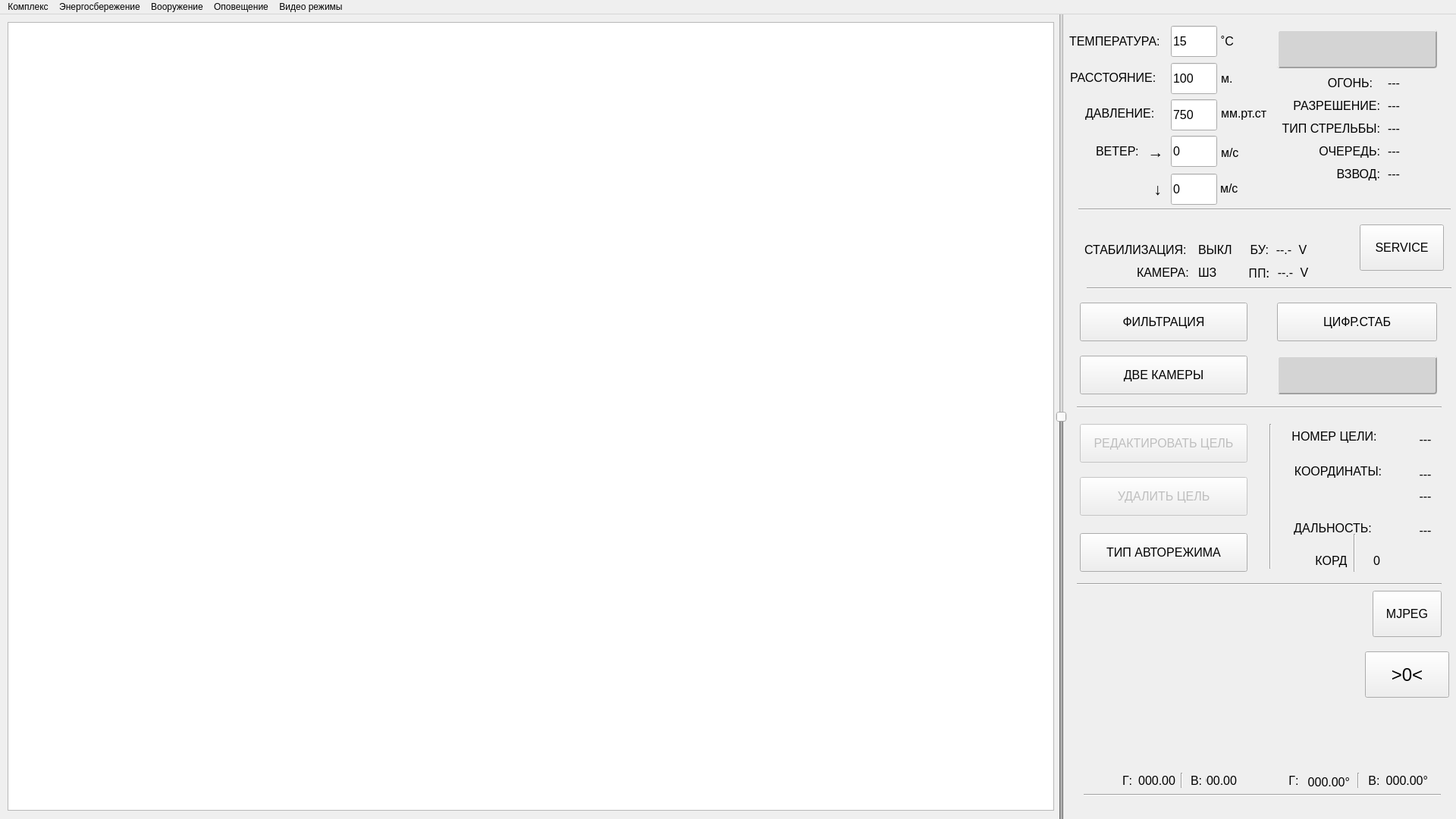
<?xml version="1.0" encoding="UTF-8"?>
<ui version="4.0">
 <class>MainWindow</class>
 <widget class="QMainWindow" name="MainWindow">
  <property name="windowModality">
   <enum>Qt::WindowModal</enum>
  </property>
  <property name="enabled">
   <bool>true</bool>
  </property>
  <property name="geometry">
   <rect>
    <x>0</x>
    <y>0</y>
    <width>1920</width>
    <height>1080</height>
   </rect>
  </property>
  <property name="contextMenuPolicy">
   <enum>Qt::NoContextMenu</enum>
  </property>
  <property name="acceptDrops">
   <bool>false</bool>
  </property>
  <property name="windowTitle">
   <string>МБДУ</string>
  </property>
  <property name="statusTip">
   <string/>
  </property>
  <property name="autoFillBackground">
   <bool>false</bool>
  </property>
  <property name="styleSheet">
   <string notr="true">QWidget#widget{
     border-style: solid;
     border-width: 1px;
     border-radius: 10px;
	 border-color: rgb(205, 205, 205);
     padding: 6px;
 }
QGroupBox {
     border-style: solid;
     border-width: 1px;
     border-radius: 10px;
	 border-color: rgb(205, 205, 205);
     padding: 6px;
 }
QListView{
     border-style: solid;
     border-width: 1px;
     border-radius: 10px;
	 border-color: rgb(205, 205, 205);
     padding: 6px;
 }</string>
  </property>
  <property name="toolButtonStyle">
   <enum>Qt::ToolButtonTextUnderIcon</enum>
  </property>
  <property name="animated">
   <bool>false</bool>
  </property>
  <property name="documentMode">
   <bool>false</bool>
  </property>
  <property name="tabShape">
   <enum>QTabWidget::Triangular</enum>
  </property>
  <property name="dockNestingEnabled">
   <bool>false</bool>
  </property>
  <property name="unifiedTitleAndToolBarOnMac">
   <bool>true</bool>
  </property>
  <widget class="QWidget" name="centralWidget">
   <widget class="QSlider" name="verticalAngleSlider">
    <property name="enabled">
     <bool>false</bool>
    </property>
    <property name="geometry">
     <rect>
      <x>1385</x>
      <y>-20</y>
      <width>29</width>
      <height>1101</height>
     </rect>
    </property>
    <property name="cursor">
     <cursorShape>ArrowCursor</cursorShape>
    </property>
    <property name="autoFillBackground">
     <bool>false</bool>
    </property>
    <property name="styleSheet">
     <string notr="true">QSlider#verticalSlider{
	color: rgb(255, 255, 255);
}</string>
    </property>
    <property name="minimum">
     <number>-2000</number>
    </property>
    <property name="maximum">
     <number>6000</number>
    </property>
    <property name="pageStep">
     <number>1</number>
    </property>
    <property name="value">
     <number>2000</number>
    </property>
    <property name="sliderPosition">
     <number>2000</number>
    </property>
    <property name="tracking">
     <bool>true</bool>
    </property>
    <property name="orientation">
     <enum>Qt::Vertical</enum>
    </property>
    <property name="tickPosition">
     <enum>QSlider::NoTicks</enum>
    </property>
   </widget>
   <widget class="QListWidget" name="LogWidget">
    <property name="geometry">
     <rect>
      <x>20</x>
      <y>870</y>
      <width>221</width>
      <height>161</height>
     </rect>
    </property>
    <property name="focusPolicy">
     <enum>Qt::ClickFocus</enum>
    </property>
    <property name="selectionMode">
     <enum>QAbstractItemView::SingleSelection</enum>
    </property>
    <property name="viewMode">
     <enum>QListView::ListMode</enum>
    </property>
    <property name="selectionRectVisible">
     <bool>false</bool>
    </property>
   </widget>
   <widget class="QLabel" name="rotatingPlatformVoltageLabel">
    <property name="geometry">
     <rect>
      <x>1643</x>
      <y>330</y>
      <width>31</width>
      <height>20</height>
     </rect>
    </property>
    <property name="font">
     <font>
      <family>Sans</family>
      <pointsize>12</pointsize>
     </font>
    </property>
    <property name="text">
     <string>ПП:</string>
    </property>
    <property name="alignment">
     <set>Qt::AlignRight|Qt::AlignTrailing|Qt::AlignVCenter</set>
    </property>
   </widget>
   <widget class="QLabel" name="powerSupplyInfo">
    <property name="geometry">
     <rect>
      <x>1740</x>
      <y>304</y>
      <width>41</width>
      <height>41</height>
     </rect>
    </property>
    <property name="font">
     <font>
      <pointsize>7</pointsize>
     </font>
    </property>
    <property name="text">
     <string/>
    </property>
    <property name="alignment">
     <set>Qt::AlignCenter</set>
    </property>
   </widget>
   <widget class="QLabel" name="controlUnitVoltageLabel">
    <property name="geometry">
     <rect>
      <x>1642</x>
      <y>300</y>
      <width>31</width>
      <height>20</height>
     </rect>
    </property>
    <property name="font">
     <font>
      <pointsize>12</pointsize>
     </font>
    </property>
    <property name="text">
     <string>БУ:</string>
    </property>
    <property name="alignment">
     <set>Qt::AlignRight|Qt::AlignTrailing|Qt::AlignVCenter</set>
    </property>
   </widget>
   <widget class="Line" name="line_3">
    <property name="geometry">
     <rect>
      <x>1674</x>
      <y>540</y>
      <width>3</width>
      <height>191</height>
     </rect>
    </property>
    <property name="orientation">
     <enum>Qt::Vertical</enum>
    </property>
   </widget>
   <widget class="QLabel" name="fireLabel">
    <property name="geometry">
     <rect>
      <x>1720</x>
      <y>80</y>
      <width>90</width>
      <height>20</height>
     </rect>
    </property>
    <property name="font">
     <font>
      <pointsize>12</pointsize>
     </font>
    </property>
    <property name="text">
     <string>ОГОНЬ:</string>
    </property>
    <property name="alignment">
     <set>Qt::AlignRight|Qt::AlignTrailing|Qt::AlignVCenter</set>
    </property>
   </widget>
   <widget class="QLabel" name="fire">
    <property name="geometry">
     <rect>
      <x>1830</x>
      <y>80</y>
      <width>71</width>
      <height>20</height>
     </rect>
    </property>
    <property name="font">
     <font>
      <pointsize>12</pointsize>
     </font>
    </property>
    <property name="text">
     <string>---</string>
    </property>
   </widget>
   <widget class="QLabel" name="fireResolutionLabel">
    <property name="geometry">
     <rect>
      <x>1689</x>
      <y>110</y>
      <width>131</width>
      <height>20</height>
     </rect>
    </property>
    <property name="font">
     <font>
      <pointsize>12</pointsize>
     </font>
    </property>
    <property name="text">
     <string>РАЗРЕШЕНИЕ:</string>
    </property>
    <property name="alignment">
     <set>Qt::AlignRight|Qt::AlignTrailing|Qt::AlignVCenter</set>
    </property>
   </widget>
   <widget class="QLabel" name="fireTypeLabel">
    <property name="geometry">
     <rect>
      <x>1689</x>
      <y>140</y>
      <width>131</width>
      <height>20</height>
     </rect>
    </property>
    <property name="font">
     <font>
      <pointsize>12</pointsize>
     </font>
    </property>
    <property name="text">
     <string>ТИП СТРЕЛЬБЫ:</string>
    </property>
    <property name="alignment">
     <set>Qt::AlignRight|Qt::AlignTrailing|Qt::AlignVCenter</set>
    </property>
   </widget>
   <widget class="QLabel" name="burstTypeLabel">
    <property name="geometry">
     <rect>
      <x>1730</x>
      <y>170</y>
      <width>90</width>
      <height>20</height>
     </rect>
    </property>
    <property name="font">
     <font>
      <pointsize>12</pointsize>
     </font>
    </property>
    <property name="text">
     <string>ОЧЕРЕДЬ:</string>
    </property>
    <property name="alignment">
     <set>Qt::AlignRight|Qt::AlignTrailing|Qt::AlignVCenter</set>
    </property>
   </widget>
   <widget class="QLabel" name="cockingLabel">
    <property name="geometry">
     <rect>
      <x>1730</x>
      <y>200</y>
      <width>90</width>
      <height>20</height>
     </rect>
    </property>
    <property name="font">
     <font>
      <pointsize>12</pointsize>
     </font>
    </property>
    <property name="text">
     <string>ВЗВОД:</string>
    </property>
    <property name="alignment">
     <set>Qt::AlignRight|Qt::AlignTrailing|Qt::AlignVCenter</set>
    </property>
   </widget>
   <widget class="QLabel" name="fireResolution">
    <property name="geometry">
     <rect>
      <x>1830</x>
      <y>110</y>
      <width>71</width>
      <height>20</height>
     </rect>
    </property>
    <property name="font">
     <font>
      <pointsize>12</pointsize>
     </font>
    </property>
    <property name="text">
     <string>---</string>
    </property>
   </widget>
   <widget class="QLabel" name="fireType">
    <property name="geometry">
     <rect>
      <x>1830</x>
      <y>140</y>
      <width>71</width>
      <height>20</height>
     </rect>
    </property>
    <property name="font">
     <font>
      <pointsize>12</pointsize>
     </font>
    </property>
    <property name="text">
     <string>---</string>
    </property>
   </widget>
   <widget class="QLabel" name="burstType">
    <property name="geometry">
     <rect>
      <x>1830</x>
      <y>170</y>
      <width>71</width>
      <height>20</height>
     </rect>
    </property>
    <property name="font">
     <font>
      <pointsize>12</pointsize>
     </font>
    </property>
    <property name="text">
     <string>---</string>
    </property>
   </widget>
   <widget class="QLabel" name="cocking">
    <property name="geometry">
     <rect>
      <x>1830</x>
      <y>200</y>
      <width>71</width>
      <height>20</height>
     </rect>
    </property>
    <property name="font">
     <font>
      <pointsize>12</pointsize>
     </font>
    </property>
    <property name="text">
     <string>---</string>
    </property>
   </widget>
   <widget class="QLabel" name="horizontalSpeed">
    <property name="geometry">
     <rect>
      <x>1500</x>
      <y>1000</y>
      <width>50</width>
      <height>20</height>
     </rect>
    </property>
    <property name="font">
     <font>
      <pointsize>12</pointsize>
     </font>
    </property>
    <property name="text">
     <string>000.00</string>
    </property>
    <property name="alignment">
     <set>Qt::AlignRight|Qt::AlignTrailing|Qt::AlignVCenter</set>
    </property>
   </widget>
   <widget class="QLabel" name="verticalSpeed">
    <property name="geometry">
     <rect>
      <x>1590</x>
      <y>1000</y>
      <width>41</width>
      <height>20</height>
     </rect>
    </property>
    <property name="font">
     <font>
      <pointsize>12</pointsize>
     </font>
    </property>
    <property name="text">
     <string>000.00</string>
    </property>
    <property name="alignment">
     <set>Qt::AlignRight|Qt::AlignTrailing|Qt::AlignVCenter</set>
    </property>
   </widget>
   <widget class="QPushButton" name="deleteAimButton">
    <property name="enabled">
     <bool>false</bool>
    </property>
    <property name="geometry">
     <rect>
      <x>1424</x>
      <y>610</y>
      <width>221</width>
      <height>51</height>
     </rect>
    </property>
    <property name="font">
     <font>
      <pointsize>12</pointsize>
     </font>
    </property>
    <property name="locale">
     <locale language="Russian" country="Russia"/>
    </property>
    <property name="text">
     <string>УДАЛИТЬ ЦЕЛЬ</string>
    </property>
   </widget>
   <widget class="QPushButton" name="editAimButton">
    <property name="enabled">
     <bool>false</bool>
    </property>
    <property name="geometry">
     <rect>
      <x>1424</x>
      <y>540</y>
      <width>221</width>
      <height>51</height>
     </rect>
    </property>
    <property name="font">
     <font>
      <pointsize>12</pointsize>
     </font>
    </property>
    <property name="text">
     <string>РЕДАКТИРОВАТЬ ЦЕЛЬ</string>
    </property>
   </widget>
   <widget class="QPushButton" name="autoModeButton">
    <property name="geometry">
     <rect>
      <x>1424</x>
      <y>684</y>
      <width>221</width>
      <height>51</height>
     </rect>
    </property>
    <property name="font">
     <font>
      <pointsize>12</pointsize>
     </font>
    </property>
    <property name="text">
     <string>ТИП АВТОРЕЖИМА</string>
    </property>
   </widget>
   <widget class="QLabel" name="rangeLabel">
    <property name="geometry">
     <rect>
      <x>1411</x>
      <y>73</y>
      <width>121</width>
      <height>21</height>
     </rect>
    </property>
    <property name="font">
     <font>
      <pointsize>12</pointsize>
     </font>
    </property>
    <property name="text">
     <string>РАССТОЯНИЕ:</string>
    </property>
   </widget>
   <widget class="QLabel" name="temperatureLabel">
    <property name="geometry">
     <rect>
      <x>1410</x>
      <y>25</y>
      <width>121</width>
      <height>21</height>
     </rect>
    </property>
    <property name="font">
     <font>
      <pointsize>12</pointsize>
     </font>
    </property>
    <property name="text">
     <string>ТЕМПЕРАТУРА:</string>
    </property>
   </widget>
   <widget class="QLabel" name="pressureLabel">
    <property name="geometry">
     <rect>
      <x>1431</x>
      <y>118</y>
      <width>101</width>
      <height>25</height>
     </rect>
    </property>
    <property name="font">
     <font>
      <pointsize>12</pointsize>
     </font>
    </property>
    <property name="text">
     <string>ДАВЛЕНИЕ:</string>
    </property>
   </widget>
   <widget class="QLabel" name="windLabel">
    <property name="geometry">
     <rect>
      <x>1445</x>
      <y>168</y>
      <width>61</width>
      <height>25</height>
     </rect>
    </property>
    <property name="font">
     <font>
      <pointsize>12</pointsize>
     </font>
    </property>
    <property name="text">
     <string>ВЕТЕР:</string>
    </property>
   </widget>
   <widget class="QLineEdit" name="rangeInput">
    <property name="geometry">
     <rect>
      <x>1544</x>
      <y>64</y>
      <width>61</width>
      <height>41</height>
     </rect>
    </property>
    <property name="font">
     <font>
      <pointsize>12</pointsize>
     </font>
    </property>
    <property name="focusPolicy">
     <enum>Qt::ClickFocus</enum>
    </property>
    <property name="inputMask">
     <string/>
    </property>
    <property name="text">
     <string>100</string>
    </property>
   </widget>
   <widget class="QLabel" name="rangeMeasurementUnit">
    <property name="geometry">
     <rect>
      <x>1610</x>
      <y>72</y>
      <width>21</width>
      <height>25</height>
     </rect>
    </property>
    <property name="font">
     <font>
      <pointsize>12</pointsize>
     </font>
    </property>
    <property name="text">
     <string>м.</string>
    </property>
   </widget>
   <widget class="QLineEdit" name="temperatureInput">
    <property name="geometry">
     <rect>
      <x>1544</x>
      <y>15</y>
      <width>61</width>
      <height>41</height>
     </rect>
    </property>
    <property name="font">
     <font>
      <pointsize>12</pointsize>
     </font>
    </property>
    <property name="focusPolicy">
     <enum>Qt::ClickFocus</enum>
    </property>
    <property name="layoutDirection">
     <enum>Qt::LeftToRight</enum>
    </property>
    <property name="styleSheet">
     <string notr="true"/>
    </property>
    <property name="text">
     <string>15</string>
    </property>
   </widget>
   <widget class="QLabel" name="temperatureMeasurementUnit">
    <property name="geometry">
     <rect>
      <x>1610</x>
      <y>25</y>
      <width>21</width>
      <height>21</height>
     </rect>
    </property>
    <property name="font">
     <font>
      <pointsize>12</pointsize>
     </font>
    </property>
    <property name="text">
     <string>˚C</string>
    </property>
   </widget>
   <widget class="QLabel" name="pressureMeasurementUnit">
    <property name="geometry">
     <rect>
      <x>1610</x>
      <y>118</y>
      <width>64</width>
      <height>25</height>
     </rect>
    </property>
    <property name="font">
     <font>
      <pointsize>12</pointsize>
     </font>
    </property>
    <property name="text">
     <string>мм.рт.ст</string>
    </property>
   </widget>
   <widget class="QLabel" name="windXArrowLabel">
    <property name="geometry">
     <rect>
      <x>1504</x>
      <y>169</y>
      <width>40</width>
      <height>25</height>
     </rect>
    </property>
    <property name="font">
     <font>
      <pointsize>16</pointsize>
     </font>
    </property>
    <property name="text">
     <string>→</string>
    </property>
    <property name="alignment">
     <set>Qt::AlignCenter</set>
    </property>
   </widget>
   <widget class="QLabel" name="windYArrowLabel">
    <property name="geometry">
     <rect>
      <x>1516</x>
      <y>218</y>
      <width>21</width>
      <height>25</height>
     </rect>
    </property>
    <property name="font">
     <font>
      <pointsize>16</pointsize>
     </font>
    </property>
    <property name="text">
     <string>↓</string>
    </property>
    <property name="alignment">
     <set>Qt::AlignCenter</set>
    </property>
   </widget>
   <widget class="QLabel" name="windXMeasurementUnit">
    <property name="geometry">
     <rect>
      <x>1610</x>
      <y>170</y>
      <width>31</width>
      <height>25</height>
     </rect>
    </property>
    <property name="font">
     <font>
      <pointsize>12</pointsize>
     </font>
    </property>
    <property name="text">
     <string>м/с</string>
    </property>
   </widget>
   <widget class="QLabel" name="windYMeasurementUnit">
    <property name="geometry">
     <rect>
      <x>1609</x>
      <y>217</y>
      <width>31</width>
      <height>25</height>
     </rect>
    </property>
    <property name="font">
     <font>
      <pointsize>12</pointsize>
     </font>
    </property>
    <property name="text">
     <string>м/с</string>
    </property>
   </widget>
   <widget class="Line" name="line_1">
    <property name="geometry">
     <rect>
      <x>1790</x>
      <y>1000</y>
      <width>3</width>
      <height>20</height>
     </rect>
    </property>
    <property name="orientation">
     <enum>Qt::Vertical</enum>
    </property>
   </widget>
   <widget class="QLabel" name="controlUnitVoltage">
    <property name="geometry">
     <rect>
      <x>1678</x>
      <y>300</y>
      <width>30</width>
      <height>20</height>
     </rect>
    </property>
    <property name="font">
     <font>
      <pointsize>12</pointsize>
     </font>
    </property>
    <property name="text">
     <string>--.-</string>
    </property>
    <property name="alignment">
     <set>Qt::AlignCenter</set>
    </property>
   </widget>
   <widget class="QLabel" name="rotatingPlatformVoltage">
    <property name="geometry">
     <rect>
      <x>1680</x>
      <y>330</y>
      <width>30</width>
      <height>20</height>
     </rect>
    </property>
    <property name="font">
     <font>
      <pointsize>12</pointsize>
     </font>
    </property>
    <property name="text">
     <string>--.-</string>
    </property>
    <property name="alignment">
     <set>Qt::AlignCenter</set>
    </property>
   </widget>
   <widget class="QLabel" name="horizontalSpeedLabel">
    <property name="geometry">
     <rect>
      <x>1480</x>
      <y>1000</y>
      <width>20</width>
      <height>20</height>
     </rect>
    </property>
    <property name="font">
     <font>
      <pointsize>12</pointsize>
     </font>
    </property>
    <property name="text">
     <string>Г:</string>
    </property>
   </widget>
   <widget class="QLabel" name="verticalSpeedLabel">
    <property name="geometry">
     <rect>
      <x>1570</x>
      <y>1000</y>
      <width>20</width>
      <height>20</height>
     </rect>
    </property>
    <property name="font">
     <font>
      <pointsize>12</pointsize>
     </font>
    </property>
    <property name="text">
     <string>В:</string>
    </property>
   </widget>
   <widget class="Line" name="line_2">
    <property name="geometry">
     <rect>
      <x>1557</x>
      <y>1000</y>
      <width>3</width>
      <height>20</height>
     </rect>
    </property>
    <property name="orientation">
     <enum>Qt::Vertical</enum>
    </property>
   </widget>
   <widget class="QLabel" name="controlUnitVoltageMeasurementUnit">
    <property name="geometry">
     <rect>
      <x>1708</x>
      <y>300</y>
      <width>20</width>
      <height>20</height>
     </rect>
    </property>
    <property name="font">
     <font>
      <pointsize>12</pointsize>
     </font>
    </property>
    <property name="text">
     <string>V</string>
    </property>
    <property name="alignment">
     <set>Qt::AlignCenter</set>
    </property>
   </widget>
   <widget class="QLabel" name="rotatingPlatformVoltageMeasurementUnit">
    <property name="geometry">
     <rect>
      <x>1710</x>
      <y>330</y>
      <width>20</width>
      <height>20</height>
     </rect>
    </property>
    <property name="font">
     <font>
      <pointsize>12</pointsize>
     </font>
    </property>
    <property name="text">
     <string>V</string>
    </property>
    <property name="alignment">
     <set>Qt::AlignCenter</set>
    </property>
   </widget>
   <widget class="QPushButton" name="filtrButton">
    <property name="geometry">
     <rect>
      <x>1424</x>
      <y>380</y>
      <width>221</width>
      <height>51</height>
     </rect>
    </property>
    <property name="font">
     <font>
      <pointsize>12</pointsize>
     </font>
    </property>
    <property name="styleSheet">
     <string notr="true"/>
    </property>
    <property name="text">
     <string>ФИЛЬТРАЦИЯ</string>
    </property>
   </widget>
   <widget class="QPushButton" name="digitalStabilization">
    <property name="geometry">
     <rect>
      <x>1684</x>
      <y>380</y>
      <width>211</width>
      <height>51</height>
     </rect>
    </property>
    <property name="font">
     <font>
      <pointsize>12</pointsize>
     </font>
    </property>
    <property name="styleSheet">
     <string notr="true"/>
    </property>
    <property name="text">
     <string>ЦИФР.СТАБ</string>
    </property>
   </widget>
   <widget class="QPushButton" name="inversiaButton">
    <property name="geometry">
     <rect>
      <x>1684</x>
      <y>450</y>
      <width>211</width>
      <height>51</height>
     </rect>
    </property>
    <property name="styleSheet">
     <string notr="true">QPushButton#inversiaButton
{
    background-color:#D4D4D4;
	image: url(://res/images/Moon.png);
	border: 2px outset #a0a0a0;
	border-radius: 4px;
}
    QPushButton#inversiaButton:pressed
{
	background-color: #D4D4D4;
	image: url(://res/images/Moon.png);
    border: 2px inset #a0a0a0;
    border-radius: 4px;
}</string>
    </property>
    <property name="text">
     <string/>
    </property>
   </widget>
   <widget class="QPushButton" name="modePictureButton">
    <property name="geometry">
     <rect>
      <x>1424</x>
      <y>450</y>
      <width>221</width>
      <height>51</height>
     </rect>
    </property>
    <property name="font">
     <font>
      <pointsize>12</pointsize>
     </font>
    </property>
    <property name="text">
     <string>ДВЕ КАМЕРЫ</string>
    </property>
   </widget>
   <widget class="QPushButton" name="ReturnButton">
    <property name="geometry">
     <rect>
      <x>1800</x>
      <y>840</y>
      <width>111</width>
      <height>61</height>
     </rect>
    </property>
    <property name="font">
     <font>
      <pointsize>18</pointsize>
     </font>
    </property>
    <property name="text">
     <string>&gt;0&lt;</string>
    </property>
   </widget>
   <widget class="Line" name="line_4">
    <property name="geometry">
     <rect>
      <x>1429</x>
      <y>1028</y>
      <width>471</width>
      <height>3</height>
     </rect>
    </property>
    <property name="orientation">
     <enum>Qt::Horizontal</enum>
    </property>
   </widget>
   <widget class="QLabel" name="aimNumberLabel">
    <property name="geometry">
     <rect>
      <x>1694</x>
      <y>546</y>
      <width>131</width>
      <height>20</height>
     </rect>
    </property>
    <property name="font">
     <font>
      <pointsize>12</pointsize>
      <weight>50</weight>
      <italic>false</italic>
      <bold>false</bold>
     </font>
    </property>
    <property name="text">
     <string>НОМЕР ЦЕЛИ:</string>
    </property>
    <property name="alignment">
     <set>Qt::AlignCenter</set>
    </property>
   </widget>
   <widget class="QLabel" name="aimCoordinatesLabel">
    <property name="geometry">
     <rect>
      <x>1704</x>
      <y>592</y>
      <width>121</width>
      <height>20</height>
     </rect>
    </property>
    <property name="font">
     <font>
      <pointsize>12</pointsize>
      <weight>50</weight>
      <italic>false</italic>
      <bold>false</bold>
     </font>
    </property>
    <property name="text">
     <string>КООРДИНАТЫ:</string>
    </property>
    <property name="alignment">
     <set>Qt::AlignCenter</set>
    </property>
   </widget>
   <widget class="QLabel" name="aimNumber">
    <property name="geometry">
     <rect>
      <x>1844</x>
      <y>550</y>
      <width>71</width>
      <height>20</height>
     </rect>
    </property>
    <property name="font">
     <font>
      <pointsize>12</pointsize>
      <weight>50</weight>
      <italic>false</italic>
      <bold>false</bold>
     </font>
    </property>
    <property name="text">
     <string>---</string>
    </property>
    <property name="alignment">
     <set>Qt::AlignCenter</set>
    </property>
   </widget>
   <widget class="QLabel" name="aimDistanceLabel">
    <property name="geometry">
     <rect>
      <x>1697</x>
      <y>667</y>
      <width>121</width>
      <height>20</height>
     </rect>
    </property>
    <property name="font">
     <font>
      <pointsize>12</pointsize>
      <weight>50</weight>
      <italic>false</italic>
      <bold>false</bold>
     </font>
    </property>
    <property name="text">
     <string>ДАЛЬНОСТЬ:</string>
    </property>
    <property name="alignment">
     <set>Qt::AlignCenter</set>
    </property>
   </widget>
   <widget class="QLabel" name="horizontalAimCoordinate">
    <property name="geometry">
     <rect>
      <x>1844</x>
      <y>596</y>
      <width>71</width>
      <height>20</height>
     </rect>
    </property>
    <property name="font">
     <font>
      <pointsize>12</pointsize>
      <weight>50</weight>
      <italic>false</italic>
      <bold>false</bold>
     </font>
    </property>
    <property name="text">
     <string>---</string>
    </property>
    <property name="alignment">
     <set>Qt::AlignCenter</set>
    </property>
   </widget>
   <widget class="QLabel" name="verticalAimCoordinate">
    <property name="geometry">
     <rect>
      <x>1844</x>
      <y>625</y>
      <width>71</width>
      <height>20</height>
     </rect>
    </property>
    <property name="font">
     <font>
      <pointsize>12</pointsize>
      <weight>50</weight>
      <italic>false</italic>
      <bold>false</bold>
     </font>
    </property>
    <property name="text">
     <string>---</string>
    </property>
    <property name="alignment">
     <set>Qt::AlignCenter</set>
    </property>
   </widget>
   <widget class="QLabel" name="aimDistance">
    <property name="geometry">
     <rect>
      <x>1844</x>
      <y>670</y>
      <width>71</width>
      <height>20</height>
     </rect>
    </property>
    <property name="font">
     <font>
      <pointsize>12</pointsize>
      <weight>50</weight>
      <italic>false</italic>
      <bold>false</bold>
     </font>
    </property>
    <property name="text">
     <string>---</string>
    </property>
    <property name="alignment">
     <set>Qt::AlignCenter</set>
    </property>
   </widget>
   <widget class="QLabel" name="weaponType">
    <property name="geometry">
     <rect>
      <x>1730</x>
      <y>710</y>
      <width>51</width>
      <height>20</height>
     </rect>
    </property>
    <property name="font">
     <font>
      <pointsize>12</pointsize>
     </font>
    </property>
    <property name="text">
     <string>КОРД</string>
    </property>
    <property name="alignment">
     <set>Qt::AlignCenter</set>
    </property>
   </widget>
   <widget class="Line" name="line_6">
    <property name="geometry">
     <rect>
      <x>1422</x>
      <y>256</y>
      <width>491</width>
      <height>3</height>
     </rect>
    </property>
    <property name="orientation">
     <enum>Qt::Horizontal</enum>
    </property>
   </widget>
   <widget class="Line" name="line_5">
    <property name="geometry">
     <rect>
      <x>1785</x>
      <y>685</y>
      <width>3</width>
      <height>50</height>
     </rect>
    </property>
    <property name="orientation">
     <enum>Qt::Vertical</enum>
    </property>
   </widget>
   <widget class="QLabel" name="ammunition">
    <property name="geometry">
     <rect>
      <x>1790</x>
      <y>710</y>
      <width>51</width>
      <height>20</height>
     </rect>
    </property>
    <property name="font">
     <font>
      <pointsize>12</pointsize>
     </font>
    </property>
    <property name="text">
     <string>0</string>
    </property>
    <property name="alignment">
     <set>Qt::AlignCenter</set>
    </property>
   </widget>
   <widget class="QLabel" name="verticalAngle">
    <property name="geometry">
     <rect>
      <x>1822</x>
      <y>1000</y>
      <width>61</width>
      <height>21</height>
     </rect>
    </property>
    <property name="font">
     <font>
      <pointsize>12</pointsize>
     </font>
    </property>
    <property name="text">
     <string>000.00°</string>
    </property>
    <property name="alignment">
     <set>Qt::AlignRight|Qt::AlignTrailing|Qt::AlignVCenter</set>
    </property>
   </widget>
   <widget class="QLabel" name="horizontalAngleLabel">
    <property name="geometry">
     <rect>
      <x>1696</x>
      <y>1000</y>
      <width>20</width>
      <height>20</height>
     </rect>
    </property>
    <property name="font">
     <font>
      <pointsize>12</pointsize>
     </font>
    </property>
    <property name="text">
     <string>Г:</string>
    </property>
    <property name="alignment">
     <set>Qt::AlignCenter</set>
    </property>
   </widget>
   <widget class="QLabel" name="horizontalAngle">
    <property name="geometry">
     <rect>
      <x>1719</x>
      <y>1002</y>
      <width>61</width>
      <height>20</height>
     </rect>
    </property>
    <property name="font">
     <font>
      <pointsize>12</pointsize>
     </font>
    </property>
    <property name="text">
     <string>000.00°</string>
    </property>
    <property name="alignment">
     <set>Qt::AlignRight|Qt::AlignTrailing|Qt::AlignVCenter</set>
    </property>
   </widget>
   <widget class="QLabel" name="verticalAngleLabel">
    <property name="geometry">
     <rect>
      <x>1802</x>
      <y>1000</y>
      <width>20</width>
      <height>20</height>
     </rect>
    </property>
    <property name="font">
     <font>
      <pointsize>12</pointsize>
     </font>
    </property>
    <property name="text">
     <string>В:</string>
    </property>
    <property name="alignment">
     <set>Qt::AlignCenter</set>
    </property>
   </widget>
   <widget class="QLabel" name="camera">
    <property name="geometry">
     <rect>
      <x>1580</x>
      <y>330</y>
      <width>61</width>
      <height>20</height>
     </rect>
    </property>
    <property name="font">
     <font>
      <pointsize>12</pointsize>
     </font>
    </property>
    <property name="text">
     <string>ШЗ</string>
    </property>
   </widget>
   <widget class="QLabel" name="stabilization">
    <property name="geometry">
     <rect>
      <x>1580</x>
      <y>300</y>
      <width>61</width>
      <height>20</height>
     </rect>
    </property>
    <property name="font">
     <font>
      <pointsize>12</pointsize>
     </font>
    </property>
    <property name="text">
     <string>ВЫКЛ</string>
    </property>
   </widget>
   <widget class="QLabel" name="cameraLabel">
    <property name="geometry">
     <rect>
      <x>1499</x>
      <y>330</y>
      <width>81</width>
      <height>20</height>
     </rect>
    </property>
    <property name="font">
     <font>
      <pointsize>12</pointsize>
     </font>
    </property>
    <property name="text">
     <string>КАМЕРА:</string>
    </property>
   </widget>
   <widget class="QLabel" name="stabilizationLabel">
    <property name="geometry">
     <rect>
      <x>1430</x>
      <y>300</y>
      <width>140</width>
      <height>20</height>
     </rect>
    </property>
    <property name="font">
     <font>
      <pointsize>12</pointsize>
     </font>
    </property>
    <property name="text">
     <string>СТАБИЛИЗАЦИЯ:</string>
    </property>
   </widget>
   <widget class="QLineEdit" name="pressureInput">
    <property name="geometry">
     <rect>
      <x>1544</x>
      <y>112</y>
      <width>61</width>
      <height>41</height>
     </rect>
    </property>
    <property name="font">
     <font>
      <pointsize>12</pointsize>
     </font>
    </property>
    <property name="focusPolicy">
     <enum>Qt::ClickFocus</enum>
    </property>
    <property name="text">
     <string>750</string>
    </property>
   </widget>
   <widget class="QLineEdit" name="windXInput">
    <property name="geometry">
     <rect>
      <x>1544</x>
      <y>160</y>
      <width>61</width>
      <height>41</height>
     </rect>
    </property>
    <property name="font">
     <font>
      <pointsize>12</pointsize>
     </font>
    </property>
    <property name="focusPolicy">
     <enum>Qt::ClickFocus</enum>
    </property>
    <property name="text">
     <string>0</string>
    </property>
   </widget>
   <widget class="QLineEdit" name="windYInput">
    <property name="geometry">
     <rect>
      <x>1544</x>
      <y>210</y>
      <width>61</width>
      <height>41</height>
     </rect>
    </property>
    <property name="font">
     <font>
      <pointsize>12</pointsize>
     </font>
    </property>
    <property name="focusPolicy">
     <enum>Qt::ClickFocus</enum>
    </property>
    <property name="text">
     <string>0</string>
    </property>
   </widget>
   <widget class="Line" name="line_7">
    <property name="geometry">
     <rect>
      <x>1433</x>
      <y>360</y>
      <width>481</width>
      <height>3</height>
     </rect>
    </property>
    <property name="orientation">
     <enum>Qt::Horizontal</enum>
    </property>
   </widget>
   <widget class="Line" name="line_8">
    <property name="geometry">
     <rect>
      <x>1420</x>
      <y>517</y>
      <width>481</width>
      <height>3</height>
     </rect>
    </property>
    <property name="orientation">
     <enum>Qt::Horizontal</enum>
    </property>
   </widget>
   <widget class="Line" name="line_9">
    <property name="geometry">
     <rect>
      <x>1420</x>
      <y>750</y>
      <width>481</width>
      <height>3</height>
     </rect>
    </property>
    <property name="orientation">
     <enum>Qt::Horizontal</enum>
    </property>
   </widget>
   <widget class="QPushButton" name="h264Button">
    <property name="geometry">
     <rect>
      <x>868</x>
      <y>300</y>
      <width>91</width>
      <height>61</height>
     </rect>
    </property>
    <property name="font">
     <font>
      <pointsize>12</pointsize>
     </font>
    </property>
    <property name="text">
     <string>H264</string>
    </property>
   </widget>
   <widget class="QPushButton" name="mjpegButton">
    <property name="geometry">
     <rect>
      <x>1810</x>
      <y>760</y>
      <width>91</width>
      <height>61</height>
     </rect>
    </property>
    <property name="font">
     <font>
      <pointsize>12</pointsize>
     </font>
    </property>
    <property name="text">
     <string>MJPEG</string>
    </property>
   </widget>
   <widget class="QLabel" name="compressionTitle">
    <property name="geometry">
     <rect>
      <x>1060</x>
      <y>280</y>
      <width>71</width>
      <height>20</height>
     </rect>
    </property>
    <property name="font">
     <font>
      <pointsize>12</pointsize>
     </font>
    </property>
    <property name="text">
     <string>СЖАТИЕ</string>
    </property>
    <property name="alignment">
     <set>Qt::AlignRight|Qt::AlignTrailing|Qt::AlignVCenter</set>
    </property>
   </widget>
   <widget class="QLabel" name="compressionLabel">
    <property name="geometry">
     <rect>
      <x>1060</x>
      <y>320</y>
      <width>71</width>
      <height>20</height>
     </rect>
    </property>
    <property name="font">
     <font>
      <pointsize>12</pointsize>
     </font>
    </property>
    <property name="text">
     <string>20%</string>
    </property>
    <property name="alignment">
     <set>Qt::AlignRight|Qt::AlignTrailing|Qt::AlignVCenter</set>
    </property>
   </widget>
   <widget class="QGraphicsView" name="graphicsView">
    <property name="geometry">
     <rect>
      <x>10</x>
      <y>10</y>
      <width>1380</width>
      <height>1040</height>
     </rect>
    </property>
   </widget>
   <widget class="QPushButton" name="exitButton">
    <property name="geometry">
     <rect>
      <x>1684</x>
      <y>20</y>
      <width>211</width>
      <height>51</height>
     </rect>
    </property>
    <property name="font">
     <font>
      <pointsize>12</pointsize>
     </font>
    </property>
    <property name="styleSheet">
     <string notr="true">QPushButton#exitButton
{
    background-color:#D4D4D4;
	image: url(://res/images/OFF_PNG.png);
	border: 2px outset #a0a0a0;
	border-radius: 4px;
}
    QPushButton#exitButton:pressed
{
	background-color: #D4D4D4;
	image: url(://res/images/OFF_PNG.png);
    border: 2px inset #a0a0a0;
    border-radius: 4px;
}
</string>
    </property>
    <property name="text">
     <string/>
    </property>
   </widget>
   <widget class="QPushButton" name="serviceButton">
    <property name="geometry">
     <rect>
      <x>1793</x>
      <y>277</y>
      <width>111</width>
      <height>61</height>
     </rect>
    </property>
    <property name="font">
     <font>
      <pointsize>12</pointsize>
     </font>
    </property>
    <property name="text">
     <string>SERVICE</string>
    </property>
   </widget>
  </widget>
  <widget class="QMenuBar" name="menuBar">
   <property name="geometry">
    <rect>
     <x>0</x>
     <y>0</y>
     <width>1920</width>
     <height>27</height>
    </rect>
   </property>
   <widget class="QMenu" name="stationMenu">
    <property name="tearOffEnabled">
     <bool>false</bool>
    </property>
    <property name="title">
     <string>Комплекс</string>
    </property>
    <property name="separatorsCollapsible">
     <bool>false</bool>
    </property>
    <addaction name="actionAdjustment"/>
    <addaction name="actionClose"/>
   </widget>
   <widget class="QMenu" name="powerConsuptionMenu">
    <property name="title">
     <string>Энергосбережение</string>
    </property>
    <addaction name="actionStand_by_mode"/>
    <addaction name="actionOperation_mode"/>
   </widget>
   <widget class="QMenu" name="armamentMenu">
    <property name="title">
     <string>Вооружение</string>
    </property>
    <addaction name="actionBurst_length"/>
    <addaction name="actionAmmunition"/>
   </widget>
   <widget class="QMenu" name="alertMenu">
    <property name="title">
     <string>Оповещение</string>
    </property>
    <addaction name="actionSound_signal"/>
   </widget>
   <widget class="QMenu" name="menuMode_video">
    <property name="title">
     <string>Видео режимы</string>
    </property>
    <addaction name="actionNormal_mode"/>
    <addaction name="actionPicture_in_picture"/>
    <addaction name="actionSmall_picture_in_picture"/>
    <addaction name="actionHorizontal_line"/>
    <addaction name="actionVertical_line"/>
    <addaction name="actionDigital_stabilization"/>
   </widget>
   <addaction name="stationMenu"/>
   <addaction name="powerConsuptionMenu"/>
   <addaction name="armamentMenu"/>
   <addaction name="alertMenu"/>
   <addaction name="menuMode_video"/>
  </widget>
  <action name="action">
   <property name="enabled">
    <bool>false</bool>
   </property>
   <property name="text">
    <string>Adjustment</string>
   </property>
  </action>
  <action name="actionStand_by_mode">
   <property name="checkable">
    <bool>true</bool>
   </property>
   <property name="checked">
    <bool>false</bool>
   </property>
   <property name="enabled">
    <bool>true</bool>
   </property>
   <property name="text">
    <string>Дежурный режим</string>
   </property>
   <property name="autoRepeat">
    <bool>false</bool>
   </property>
  </action>
  <action name="actionOperation_mode">
   <property name="checkable">
    <bool>true</bool>
   </property>
   <property name="checked">
    <bool>true</bool>
   </property>
   <property name="enabled">
    <bool>true</bool>
   </property>
   <property name="text">
    <string>Рабочий режим</string>
   </property>
   <property name="autoRepeat">
    <bool>false</bool>
   </property>
  </action>
  <action name="actionBurst_length">
   <property name="text">
    <string>Длина очереди</string>
   </property>
  </action>
  <action name="actionAmmunition">
   <property name="text">
    <string>Боезапас</string>
   </property>
  </action>
  <action name="actionClose">
   <property name="text">
    <string>Выключение</string>
   </property>
  </action>
  <action name="actionSound_signal">
   <property name="text">
    <string>Звуковой сигнал</string>
   </property>
  </action>
  <action name="actionAdjustment">
   <property name="text">
    <string>Юстировка</string>
   </property>
  </action>
  <action name="action_2">
   <property name="enabled">
    <bool>false</bool>
   </property>
   <property name="text">
    <string>Нормальный режим</string>
   </property>
  </action>
  <action name="actionNormal_mode">
   <property name="enabled">
    <bool>true</bool>
   </property>
   <property name="text">
    <string>Нормальный режим</string>
   </property>
   <property name="autoRepeat">
    <bool>true</bool>
   </property>
  </action>
  <action name="actionPicture_in_picture">
   <property name="text">
    <string>Картинка в картинке</string>
   </property>
  </action>
  <action name="actionSmall_picture_in_picture">
   <property name="text">
    <string>Малая картинка в картинке</string>
   </property>
  </action>
  <action name="actionHorizontal_line">
   <property name="text">
    <string>Горизонтальное разделение</string>
   </property>
  </action>
  <action name="actionVertical_line">
   <property name="text">
    <string>Вертикальное разделение</string>
   </property>
  </action>
  <action name="actionDigital_stabilization">
   <property name="text">
    <string>Цифровая стабилизация</string>
   </property>
  </action>
  <action name="actionPID">
   <property name="text">
    <string>PID</string>
   </property>
  </action>
 </widget>
 <layoutdefault spacing="6" margin="11"/>
 <resources/>
 <connections>
  <connection>
   <sender>action</sender>
   <signal>changed()</signal>
   <receiver>MainWindow</receiver>
   <slot>close()</slot>
   <hints>
    <hint type="sourcelabel">
     <x>-1</x>
     <y>-1</y>
    </hint>
    <hint type="destinationlabel">
     <x>511</x>
     <y>383</y>
    </hint>
   </hints>
  </connection>
 </connections>
</ui>
